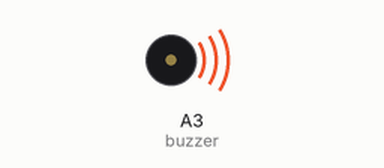
The sketch below on a simulated Arduino Uno, built with avr-gcc and run on an emulated ATmega328P. Parts: buzzer (waves = sounding, pin HIGH).

Above: at 2.5 s.
At 7.5 s:
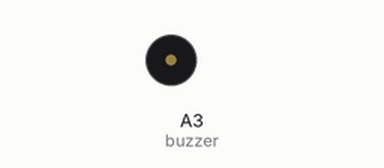
Timing chart, 0 to 13.0 s (numbered marks = the images above):
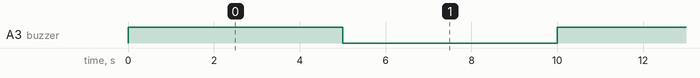

Measured:
- by itself, A3 (buzzer): alternates HIGH for 5.0 s and LOW for 5.0 s

The sketch:

buzzer.ino
```cpp
const int buzzer=A3;      //declare buzzer pin
// the setup function runs once when you press reset or power the board
void setup()
{
  // initialize buzzer pin as an output.
  pinMode(buzzer,OUTPUT);
}

// the loop function runs over and over again forever
void loop() {
  digitalWrite(buzzer, HIGH);   // turn the buzzer on (HIGH is the voltage level)
  delay(5000);                       // wait for a second
  digitalWrite(buzzer, LOW);    // turn the buzzer off by making the voltage LOW
  delay(5000);                       // wait for a second
}
```
